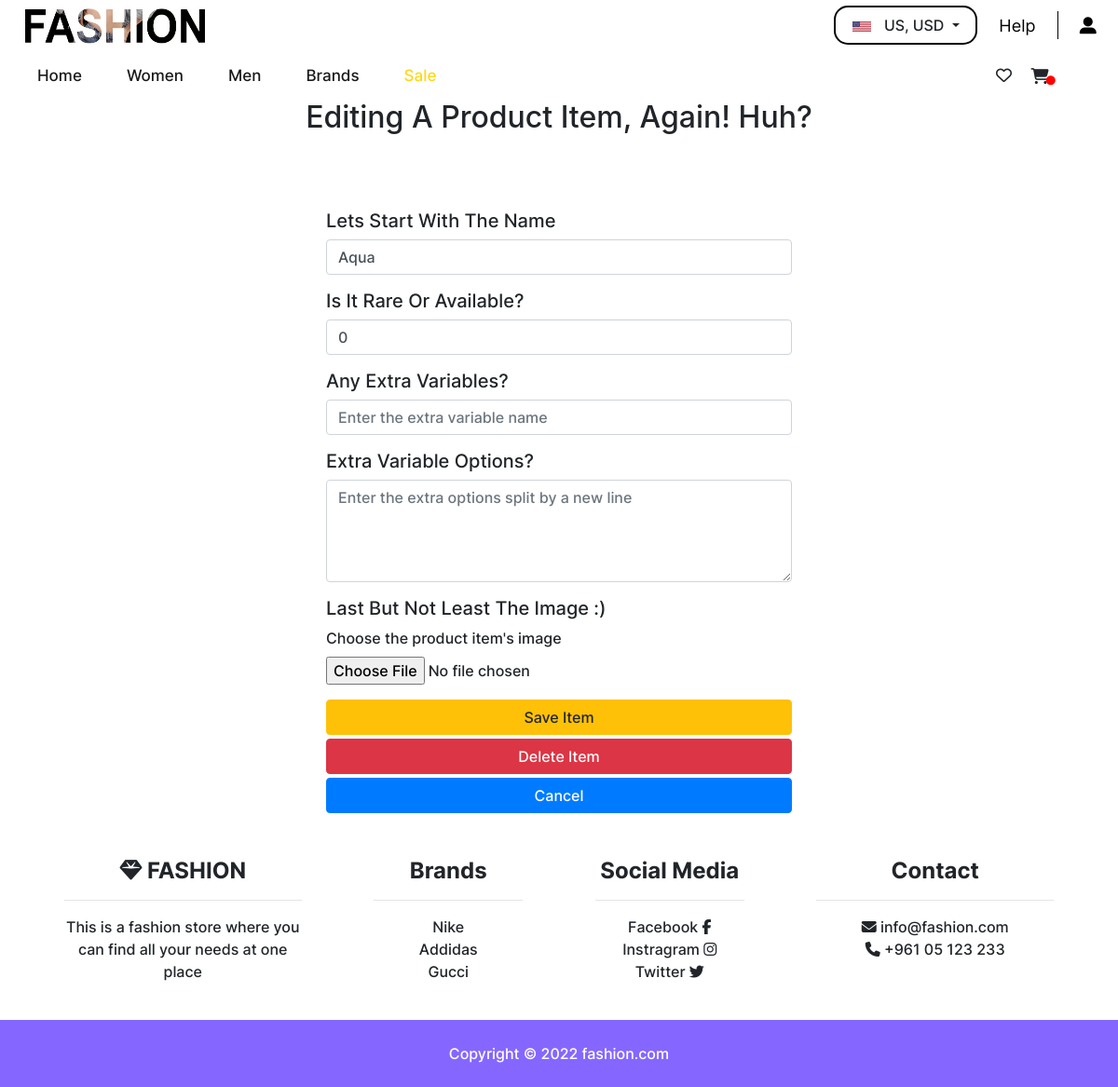
The page /editProductItem.php?id=9 (signed in) on the database its author committed.
### tables this page shows
CREATE TABLE `product_items` (
  `item_id` int(11) NOT NULL,
  `product_id` int(11) NOT NULL,
  `name` varchar(100) NOT NULL,
  `quantity` int(11) NOT NULL,
  `extra_name` varchar(100) NOT NULL DEFAULT '',
  `extra_options` text NOT NULL DEFAULT ''
);

CREATE TABLE `brands` (
  `brand_id` int(11) NOT NULL,
  `name` varchar(255) NOT NULL,
  `link` text NOT NULL,
  `local` int(11) NOT NULL,
  `display_navbar` int(11) NOT NULL,
  `display_footer` int(11) NOT NULL
);

### editProductItem.php (the view, shortened to what this page needs)
<?php
    include "includes/config.php";
    if(isset($_POST["edit"])){
        $prodID = $_POST["prod_id"];
        $itemID = $_POST["id"];
        $name = str_replace('\'', '', $_POST["name"]);
        $quantity = $_POST["quantity"];
        $extraname = $_POST["extraname"];
        $extraoptions = $_POST["extraoptions"];
        $file_ext = ".null";
        $file_tmp = "null";
        if(isset($_FILES['image']) && $_FILES['image']['name']){
            $file_tmp = $_FILES['image']['tmp_name'];
            $str = explode('.',$_FILES['image']['name']);
            $file_ext = strtolower(end($str));
        }
        $sql = "UPDATE product_items SET name='$name', quantity='$quantity', extra_name='$extraname', extra_options='$extraoptions' WHERE item_id='$itemID'";
        $result = mysqli_query($db, $sql);
        if($result){
            $fileDirectory = "images/products/$prodID/items/";
            if (!file_exists($fileDirectory)) {
                mkdir($fileDirectory, 0777, true);
            }
            if(isset($_FILES['image']) && $_FILES['image']['name']){
                $file = $fileDirectory . "/$itemID." . $file_ext;
                $testFile = $fileDirectory . "/$itemID." . "png";
                if(file_exists($testFile)){
                    unlink($testFile);
                }
                $testFile = $fileDirectory . "/$itemID." . "jpg";
                if(file_exists($testFile)){
                    unlink($testFile);
                }
                if(file_exists($file)){
                    unlink($file);
                }
                move_uploaded_file($file_tmp, $file);
            }
            header("location:viewProductItems.php?id=$prodID");
            die();
        }else {
            header("location:editProductItem.php?error=0");
            die();
        }
    }else if(isset($_GET['id'])){
        $id = $_GET['id'];
        $prodID = 0;
        $name = "";
        $quantity = "";
        $extraname = "";
        $extraoptions = "";
        $sql = "SELECT * FROM product_items WHERE item_id='$id'";
        $result = mysqli_query($db, $sql);
        if($result){
            if(mysqli_num_rows($result) == 1){
                while($row = mysqli_fetch_assoc($result)){
                    $name = $row["name"];
                    $quantity = $row["quantity"];
                    $prodID = $row["product_id"];
                    $extraname = $row["extra_name"];
                    $extraoptions = $row["extra_options"];
                }
            }
        }
    }
?>
<!DOCTYPE html>
<html lang="en">
<head>
    <link href="css/addProduct.css" rel="stylesheet" media="screen">
    <?php include('header.php') ?>
</head>
<body>
    <h2>Editing A Product Item, Again! Huh?</h2>
    <br>
    <br>
    <br>
    <form method="POST" action="editProductItem.php" enctype="multipart/form-data">
        <h5>Lets Start With The Name</h5>
        <div class="form-group">
            <input type="text" class="form-control" name="name" aria-describedby="name" placeholder="Enter the product item's name" required value="<?= $name ?>">
        </div>
        <h5>Is It Rare Or Available?</h5>
        <div class="form-group">
            <input type="number" class="form-control" name="quantity" aria-describedby="quantity" placeholder="Enter the product items's available quantity" required value="<?= $quantity ?>">
        </div>
        <h5>Any Extra Variables?</h5>
        <div class="form-group">
            <input type="text" class="form-control" name="extraname" aria-describedby="extraname" placeholder="Enter the extra variable name" value="<?= $extraname ?>">
        </div>
        <h5>Extra Variable Options?</h5>
        <div class="form-group">
            <textarea class="form-control" name="extraoptions" aria-describedby="extraoptions" placeholder="Enter the extra options split by a new line" rows="4"><?= $extraoptions ?></textarea>
        </div>
        <h5>Last But Not Least The Image :)</h5>
        <div class="form-group">
            <label>Choose the product item's image</label>
            <input type="file" accept=".jpg,.png,.gif" class="form-control-file" name="image">
        </div>
        <button type="submit" class="btn btn-warning mb-1" name="edit">Save Item</button>
        <button type="submit" class="btn btn-danger mb-1" name="delete">Delete Item</button>
        <?php echo "<a class='btn btn-primary' href='viewProductItems.php?id=$prodID'>Cancel</a>" ?>
    </form>
    <?php include('footer.php') ?>
</body>
</html>

### footer.php (shortened to what this page needs)
<?php
if(isset($sticky) && $sticky){
    echo "<footer class='text-center fixed-bottom text-lg-start bg-white'>";
}else {
    echo "<footer class='text-center text-lg-start bg-white'>";
}
?>
<div class="container text-center text-md-start mt-5">
    <div class="row mt-3">
        <div class="col-md-3 col-lg-4 col-xl-3 mx-auto mb-4">
            <h6 class="footer-head"><i class="fas fa-gem"></i> FASHION</h6>
            <hr>
            <p>This is a fashion store where you can find all your needs at one place</p>
        </div>
        <div class="col-md-2 col-lg-2 col-xl-2 mx-auto mb-4">
            <h6 class="footer-head">Brands</h6>
            <hr>
            <?php
                include 'includes/config.php';
                $sql = "SELECT name,link FROM brands WHERE display_footer='1'";
                $result = mysqli_query($db, $sql);
                if($result){
                    if(mysqli_num_rows($result) > 0){
                        $totalSize = mysqli_num_rows($result);
                        $currentIndex = 0;
                        while($row = mysqli_fetch_assoc($result)){
                            $footername = $row["name"];
                            $footerlink = $row["link"];
                            echo "<a href='$footerlink' target='_blank' rel='noopener noreferrer' class='text-reset'>$footername</a>";
                            $currentIndex++;
                            if($currentIndex != $totalSize){
                                echo '<br>';
                            }
                        }
                    }else {
                    }
                }
            ?>
        </div>
        <div class="col-md-3 col-lg-2 col-xl-2 mx-auto mb-4">
            <h6 class="footer-head">Social Media</h6>
            <hr>
            <a href="#" class="text-reset">Facebook <i class="fab fa-facebook-f"></i></a>
            <br>
            <a href="#" class="text-reset">Instragram <i class="fab fa-instagram"></i></a>
            <br>
            <a href="#" class="text-reset">Twitter <i class="fab fa-twitter"></i></a>
        </div>
        <div class="col-md-4 col-lg-3 col-xl-3 mx-auto mb-md-0 mb-4">
            <h6 class="footer-head">Contact</h6>
            <hr>
            <a href="mailto:info@fashion.com" class="text-reset"><i class="fas fa-envelope me-3"></i> info@fashion.com</a>
            <p><i class="fas fa-phone me-3"></i> +961 05 123 233</p>
        </div>
    </div>
</div>
<div class="text-center p-4 copyrighttext" style="background-color: #8567FF">
    Copyright © 2022
    <a class="text-reset fw-bold" style="color: white;" href="#">fashion.com</a>
</div>
</footer>

### css/addProduct.css (style rules this page uses)
body { font-family: Inter-Medium; }
h2 { text-align: center; }
form { width: 500px; margin-left: auto; margin-right: auto; font-family: Inter-Medium; }
.btn { width: 100%; }

### css/header.css (style rules this page uses)
.footer-head { font-family: Inter-Bold; font-size: 24px; }
footer { font-family: Inter-Medium; }
.copyrighttext { font-family: Inter-Medium; color: white; }

### rows shown on the page
product_items: name "Aqua", quantity "0"
brands: name "Nike"
brands: name "Addidas"
brands: name "Gucci"
